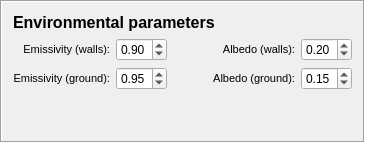
    <widget class="QFrame" name="frame_4">
     <property name="frameShape">
      <enum>QFrame::Box</enum>
     </property>
     <property name="frameShadow">
      <enum>QFrame::Sunken</enum>
     </property>
     <layout class="QGridLayout" name="gridLayout_13">
      <item row="1" column="0">
       <layout class="QGridLayout" name="gridLayout_8">
        <item row="0" column="0">
         <widget class="QLabel" name="label_27">
          <property name="text">
           <string>&lt;!DOCTYPE HTML PUBLIC &quot;-//W3C//DTD HTML 4.0//EN&quot; &quot;http://www.w3.org/TR/REC-html40/strict.dtd&quot;&gt;
&lt;html&gt;&lt;head&gt;&lt;meta name=&quot;qrichtext&quot; content=&quot;1&quot; /&gt;&lt;style type=&quot;text/css&quot;&gt;
p, li { white-space: pre-wrap; }
&lt;/style&gt;&lt;/head&gt;&lt;body style=&quot; font-family:'MS Shell Dlg 2'; font-size:8pt; font-weight:400; font-style:normal;&quot;&gt;
&lt;p style=&quot; margin-top:0px; margin-bottom:0px; margin-left:0px; margin-right:0px; -qt-block-indent:0; text-indent:0px;&quot;&gt;Emissivity (walls):&lt;/p&gt;&lt;/body&gt;&lt;/html&gt;</string>
          </property>
          <property name="alignment">
           <set>Qt::AlignRight|Qt::AlignTrailing|Qt::AlignVCenter</set>
          </property>
         </widget>
        </item>
        <item row="1" column="0">
         <widget class="QLabel" name="label_28">
          <property name="text">
           <string>&lt;!DOCTYPE HTML PUBLIC &quot;-//W3C//DTD HTML 4.0//EN&quot; &quot;http://www.w3.org/TR/REC-html40/strict.dtd&quot;&gt;
&lt;html&gt;&lt;head&gt;&lt;meta name=&quot;qrichtext&quot; content=&quot;1&quot; /&gt;&lt;style type=&quot;text/css&quot;&gt;
p, li { white-space: pre-wrap; }
&lt;/style&gt;&lt;/head&gt;&lt;body style=&quot; font-family:'MS Shell Dlg 2'; font-size:8pt; font-weight:400; font-style:normal;&quot;&gt;
&lt;p style=&quot; margin-top:0px; margin-bottom:0px; margin-left:0px; margin-right:0px; -qt-block-indent:0; text-indent:0px;&quot;&gt;Emissivity (ground):&lt;/p&gt;&lt;/body&gt;&lt;/html&gt;</string>
          </property>
          <property name="alignment">
           <set>Qt::AlignRight|Qt::AlignTrailing|Qt::AlignVCenter</set>
          </property>
         </widget>
        </item>
        <item row="1" column="1">
         <widget class="QDoubleSpinBox" name="doubleSpinBoxEmis_g">
          <property name="toolTip">
           <string>Emissivity of ground. Not used if land cover scheme is activated.</string>
          </property>
          <property name="decimals">
           <number>2</number>
          </property>
          <property name="maximum">
           <double>1.000000000000000</double>
          </property>
          <property name="singleStep">
           <double>0.010000000000000</double>
          </property>
          <property name="value">
           <double>0.950000000000000</double>
          </property>
         </widget>
        </item>
        <item row="0" column="1">
         <widget class="QDoubleSpinBox" name="doubleSpinBoxEmis_w">
          <property name="toolTip">
           <string>Emissivity of building walls and roofs.</string>
          </property>
          <property name="decimals">
           <number>2</number>
          </property>
          <property name="maximum">
           <double>1.000000000000000</double>
          </property>
          <property name="singleStep">
           <double>0.010000000000000</double>
          </property>
          <property name="value">
           <double>0.900000000000000</double>
          </property>
         </widget>
        </item>
        <item row="0" column="4">
         <widget class="QDoubleSpinBox" name="doubleSpinBoxAlbedo_w">
          <property name="toolTip">
           <string>Albedo (buildings)||Albedo of building walls and roofs.</string>
          </property>
          <property name="decimals">
           <number>2</number>
          </property>
          <property name="maximum">
           <double>1.000000000000000</double>
          </property>
          <property name="singleStep">
           <double>0.010000000000000</double>
          </property>
          <property name="value">
           <double>0.200000000000000</double>
          </property>
         </widget>
        </item>
        <item row="0" column="3">
         <widget class="QLabel" name="label_25">
          <property name="text">
           <string>&lt;!DOCTYPE HTML PUBLIC &quot;-//W3C//DTD HTML 4.0//EN&quot; &quot;http://www.w3.org/TR/REC-html40/strict.dtd&quot;&gt;
&lt;html&gt;&lt;head&gt;&lt;meta name=&quot;qrichtext&quot; content=&quot;1&quot; /&gt;&lt;style type=&quot;text/css&quot;&gt;
p, li { white-space: pre-wrap; }
&lt;/style&gt;&lt;/head&gt;&lt;body style=&quot; font-family:'MS Shell Dlg 2'; font-size:8pt; font-weight:400; font-style:normal;&quot;&gt;
&lt;p style=&quot; margin-top:0px; margin-bottom:0px; margin-left:0px; margin-right:0px; -qt-block-indent:0; text-indent:0px;&quot;&gt;Albedo (walls):&lt;/p&gt;&lt;/body&gt;&lt;/html&gt;</string>
          </property>
          <property name="alignment">
           <set>Qt::AlignRight|Qt::AlignTrailing|Qt::AlignVCenter</set>
          </property>
         </widget>
        </item>
        <item row="1" column="4">
         <widget class="QDoubleSpinBox" name="doubleSpinBoxAlbedo_g">
          <property name="toolTip">
           <string>Albedo of ground surfaces. Not used if land cover scheme is active.</string>
          </property>
          <property name="decimals">
           <number>2</number>
          </property>
          <property name="maximum">
           <double>1.000000000000000</double>
          </property>
          <property name="singleStep">
           <double>0.010000000000000</double>
          </property>
          <property name="value">
           <double>0.150000000000000</double>
          </property>
         </widget>
        </item>
        <item row="1" column="3">
         <widget class="QLabel" name="label_26">
          <property name="text">
           <string>&lt;!DOCTYPE HTML PUBLIC &quot;-//W3C//DTD HTML 4.0//EN&quot; &quot;http://www.w3.org/TR/REC-html40/strict.dtd&quot;&gt;
&lt;html&gt;&lt;head&gt;&lt;meta name=&quot;qrichtext&quot; content=&quot;1&quot; /&gt;&lt;style type=&quot;text/css&quot;&gt;
p, li { white-space: pre-wrap; }
&lt;/style&gt;&lt;/head&gt;&lt;body style=&quot; font-family:'MS Shell Dlg 2'; font-size:8pt; font-weight:400; font-style:normal;&quot;&gt;
&lt;p style=&quot; margin-top:0px; margin-bottom:0px; margin-left:0px; margin-right:0px; -qt-block-indent:0; text-indent:0px;&quot;&gt;Albedo (ground):&lt;/p&gt;&lt;/body&gt;&lt;/html&gt;</string>
          </property>
          <property name="alignment">
           <set>Qt::AlignRight|Qt::AlignTrailing|Qt::AlignVCenter</set>
          </property>
         </widget>
        </item>
        <item row="0" column="2">
         <spacer name="horizontalSpacer_2">
          <property name="orientation">
           <enum>Qt::Horizontal</enum>
          </property>
          <property name="sizeHint" stdset="0">
           <size>
            <width>40</width>
            <height>20</height>
           </size>
          </property>
         </spacer>
        </item>
       </layout>
      </item>
      <item row="0" column="0">
       <widget class="QLabel" name="label_24">
        <property name="text">
         <string>&lt;!DOCTYPE HTML PUBLIC &quot;-//W3C//DTD HTML 4.0//EN&quot; &quot;http://www.w3.org/TR/REC-html40/strict.dtd&quot;&gt;
&lt;html&gt;&lt;head&gt;&lt;meta name=&quot;qrichtext&quot; content=&quot;1&quot; /&gt;&lt;style type=&quot;text/css&quot;&gt;
p, li { white-space: pre-wrap; }
&lt;/style&gt;&lt;/head&gt;&lt;body style=&quot; font-family:'MS Shell Dlg 2'; font-size:8pt; font-weight:400; font-style:normal;&quot;&gt;
&lt;p style=&quot; margin-top:0px; margin-bottom:0px; margin-left:0px; margin-right:0px; -qt-block-indent:0; text-indent:0px;&quot;&gt;&lt;span style=&quot; font-size:12pt; font-weight:600;&quot;&gt;Environmental parameters&lt;/span&gt;&lt;/p&gt;&lt;/body&gt;&lt;/html&gt;</string>
        </property>
       </widget>
      </item>
      <item row="2" column="0">
       <spacer name="verticalSpacer_2">
        <property name="orientation">
         <enum>Qt::Vertical</enum>
        </property>
        <property name="sizeHint" stdset="0">
         <size>
          <width>20</width>
          <height>40</height>
         </size>
        </property>
       </spacer>
      </item>
     </layout>
    </widget>
